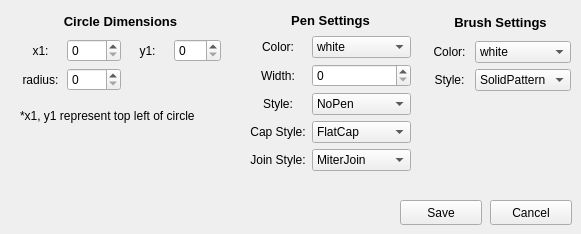
          <widget class="QWidget" name="editCircle">
           <widget class="QWidget" name="layoutWidget_70">
            <property name="geometry">
             <rect>
              <x>20</x>
              <y>10</y>
              <width>201</width>
              <height>81</height>
             </rect>
            </property>
            <layout class="QGridLayout" name="editCircleDimensions">
             <item row="1" column="0">
              <widget class="QLabel" name="label_62">
               <property name="text">
                <string>x1:</string>
               </property>
               <property name="alignment">
                <set>Qt::AlignCenter</set>
               </property>
              </widget>
             </item>
             <item row="1" column="1">
              <widget class="QSpinBox" name="editCirclex1">
               <property name="maximum">
                <number>1000</number>
               </property>
              </widget>
             </item>
             <item row="1" column="2">
              <widget class="QLabel" name="label_63">
               <property name="text">
                <string>y1:</string>
               </property>
               <property name="alignment">
                <set>Qt::AlignCenter</set>
               </property>
              </widget>
             </item>
             <item row="1" column="3">
              <widget class="QSpinBox" name="editCircley1">
               <property name="maximum">
                <number>500</number>
               </property>
              </widget>
             </item>
             <item row="0" column="0" colspan="4">
              <widget class="QLabel" name="label_65">
               <property name="font">
                <font>
                 <pointsize>10</pointsize>
                 <weight>75</weight>
                 <bold>true</bold>
                </font>
               </property>
               <property name="text">
                <string>Circle Dimensions</string>
               </property>
               <property name="alignment">
                <set>Qt::AlignCenter</set>
               </property>
              </widget>
             </item>
             <item row="2" column="0">
              <widget class="QLabel" name="label_66">
               <property name="text">
                <string>radius:</string>
               </property>
               <property name="alignment">
                <set>Qt::AlignCenter</set>
               </property>
              </widget>
             </item>
             <item row="2" column="1">
              <widget class="QSpinBox" name="editCircler">
               <property name="alignment">
                <set>Qt::AlignLeading|Qt::AlignLeft|Qt::AlignVCenter</set>
               </property>
               <property name="maximum">
                <number>500</number>
               </property>
              </widget>
             </item>
            </layout>
           </widget>
           <widget class="QLabel" name="label_67">
            <property name="geometry">
             <rect>
              <x>20</x>
              <y>100</y>
              <width>241</width>
              <height>31</height>
             </rect>
            </property>
            <property name="text">
             <string>*x1, y1 represent top left of circle</string>
            </property>
           </widget>
           <widget class="QPushButton" name="editCircleCancel">
            <property name="geometry">
             <rect>
              <x>490</x>
              <y>200</y>
              <width>82</width>
              <height>25</height>
             </rect>
            </property>
            <property name="text">
             <string>Cancel</string>
            </property>
           </widget>
           <widget class="QPushButton" name="editCircleSave">
            <property name="geometry">
             <rect>
              <x>400</x>
              <y>200</y>
              <width>82</width>
              <height>25</height>
             </rect>
            </property>
            <property name="text">
             <string>Save</string>
            </property>
           </widget>
           <widget class="QWidget" name="layoutWidget_71">
            <property name="geometry">
             <rect>
              <x>430</x>
              <y>10</y>
              <width>141</width>
              <height>81</height>
             </rect>
            </property>
            <layout class="QGridLayout" name="editCircleBrushSettings">
             <item row="1" column="0">
              <widget class="QLabel" name="label_367">
               <property name="text">
                <string>Color:</string>
               </property>
               <property name="alignment">
                <set>Qt::AlignCenter</set>
               </property>
              </widget>
             </item>
             <item row="2" column="1">
              <widget class="QComboBox" name="editCircleBrushStyle">
               <item>
                <property name="text">
                 <string>SolidPattern</string>
                </property>
               </item>
               <item>
                <property name="text">
                 <string>HorPattern</string>
                </property>
               </item>
               <item>
                <property name="text">
                 <string>VerPattern</string>
                </property>
               </item>
               <item>
                <property name="text">
                 <string>NoBrush</string>
                </property>
               </item>
              </widget>
             </item>
             <item row="1" column="1">
              <widget class="QComboBox" name="editCircleBrushColor">
               <item>
                <property name="text">
                 <string>white</string>
                </property>
               </item>
               <item>
                <property name="text">
                 <string>black</string>
                </property>
               </item>
               <item>
                <property name="text">
                 <string>red</string>
                </property>
               </item>
               <item>
                <property name="text">
                 <string>green</string>
                </property>
               </item>
               <item>
                <property name="text">
                 <string>blue</string>
                </property>
               </item>
               <item>
                <property name="text">
                 <string>cyan</string>
                </property>
               </item>
               <item>
                <property name="text">
                 <string>magenta</string>
                </property>
               </item>
               <item>
                <property name="text">
                 <string>yellow</string>
                </property>
               </item>
               <item>
                <property name="text">
                 <string>gray</string>
                </property>
               </item>
              </widget>
             </item>
             <item row="2" column="0">
              <widget class="QLabel" name="label_368">
               <property name="text">
                <string>Style:</string>
               </property>
               <property name="alignment">
                <set>Qt::AlignCenter</set>
               </property>
              </widget>
             </item>
             <item row="0" column="0" colspan="2">
              <widget class="QLabel" name="label_369">
               <property name="font">
                <font>
                 <pointsize>10</pointsize>
                 <weight>75</weight>
                 <bold>true</bold>
                </font>
               </property>
               <property name="text">
                <string>Brush Settings</string>
               </property>
               <property name="alignment">
                <set>Qt::AlignCenter</set>
               </property>
              </widget>
             </item>
            </layout>
           </widget>
           <widget class="QWidget" name="layoutWidget_72">
            <property name="geometry">
             <rect>
              <x>250</x>
              <y>10</y>
              <width>161</width>
              <height>161</height>
             </rect>
            </property>
            <layout class="QGridLayout" name="editCirclePenSettings">
             <item row="1" column="0">
              <widget class="QLabel" name="label_370">
               <property name="text">
                <string>Color:</string>
               </property>
               <property name="alignment">
                <set>Qt::AlignCenter</set>
               </property>
              </widget>
             </item>
             <item row="1" column="1">
              <widget class="QComboBox" name="editCirclePenColor">
               <item>
                <property name="text">
                 <string>white</string>
                </property>
               </item>
               <item>
                <property name="text">
                 <string>black</string>
                </property>
               </item>
               <item>
                <property name="text">
                 <string>red</string>
                </property>
               </item>
               <item>
                <property name="text">
                 <string>green</string>
                </property>
               </item>
               <item>
                <property name="text">
                 <string>blue</string>
                </property>
               </item>
               <item>
                <property name="text">
                 <string>cyan</string>
                </property>
               </item>
               <item>
                <property name="text">
                 <string>magenta</string>
                </property>
               </item>
               <item>
                <property name="text">
                 <string>yellow</string>
                </property>
               </item>
               <item>
                <property name="text">
                 <string>gray</string>
                </property>
               </item>
              </widget>
             </item>
             <item row="2" column="1">
              <widget class="QSpinBox" name="editCirclePenWidth">
               <property name="maximum">
                <number>20</number>
               </property>
              </widget>
             </item>
             <item row="2" column="0">
              <widget class="QLabel" name="label_371">
               <property name="text">
                <string>Width:</string>
               </property>
               <property name="alignment">
                <set>Qt::AlignCenter</set>
               </property>
              </widget>
             </item>
             <item row="3" column="0">
              <widget class="QLabel" name="label_372">
               <property name="text">
                <string>Style:</string>
               </property>
               <property name="alignment">
                <set>Qt::AlignCenter</set>
               </property>
              </widget>
             </item>
             <item row="4" column="1">
              <widget class="QComboBox" name="editCircleCapStyle">
               <item>
                <property name="text">
                 <string>FlatCap</string>
                </property>
               </item>
               <item>
                <property name="text">
                 <string>SquareCap</string>
                </property>
               </item>
               <item>
                <property name="text">
                 <string>RoundCap</string>
                </property>
               </item>
              </widget>
             </item>
             <item row="5" column="0">
              <widget class="QLabel" name="label_373">
               <property name="text">
                <string>Join Style:</string>
               </property>
               <property name="alignment">
                <set>Qt::AlignCenter</set>
               </property>
              </widget>
             </item>
             <item row="4" column="0">
              <widget class="QLabel" name="label_374">
               <property name="text">
                <string>Cap Style:</string>
               </property>
               <property name="alignment">
                <set>Qt::AlignCenter</set>
               </property>
              </widget>
             </item>
             <item row="0" column="0" colspan="2">
              <widget class="QLabel" name="label_375">
               <property name="font">
                <font>
                 <pointsize>10</pointsize>
                 <weight>75</weight>
                 <bold>true</bold>
                </font>
               </property>
               <property name="text">
                <string>Pen Settings</string>
               </property>
               <property name="alignment">
                <set>Qt::AlignCenter</set>
               </property>
              </widget>
             </item>
             <item row="5" column="1">
              <widget class="QComboBox" name="editCircleJoinStyle">
               <item>
                <property name="text">
                 <string>MiterJoin</string>
                </property>
               </item>
               <item>
                <property name="text">
                 <string>BevelJoin</string>
                </property>
               </item>
               <item>
                <property name="text">
                 <string>RoundJoin</string>
                </property>
               </item>
              </widget>
             </item>
             <item row="3" column="1">
              <widget class="QComboBox" name="editCirclePenStyle">
               <item>
                <property name="text">
                 <string>NoPen</string>
                </property>
               </item>
               <item>
                <property name="text">
                 <string>SolidLine</string>
                </property>
               </item>
               <item>
                <property name="text">
                 <string>DashLine</string>
                </property>
               </item>
               <item>
                <property name="text">
                 <string>DotLine</string>
                </property>
               </item>
               <item>
                <property name="text">
                 <string>DashDotLine</string>
                </property>
               </item>
               <item>
                <property name="text">
                 <string>DashDotDotLine</string>
                </property>
               </item>
              </widget>
             </item>
            </layout>
           </widget>
          </widget>
